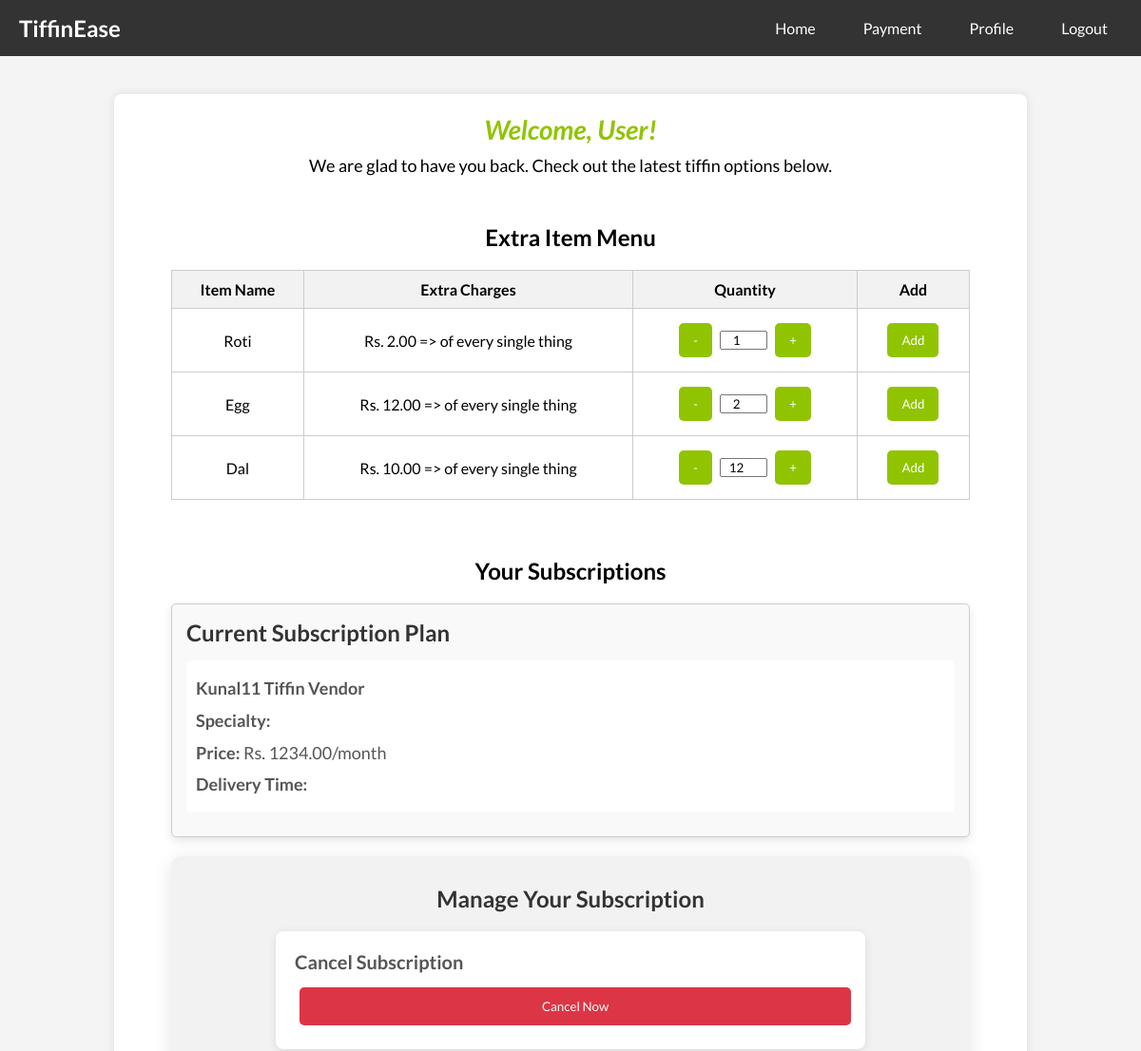
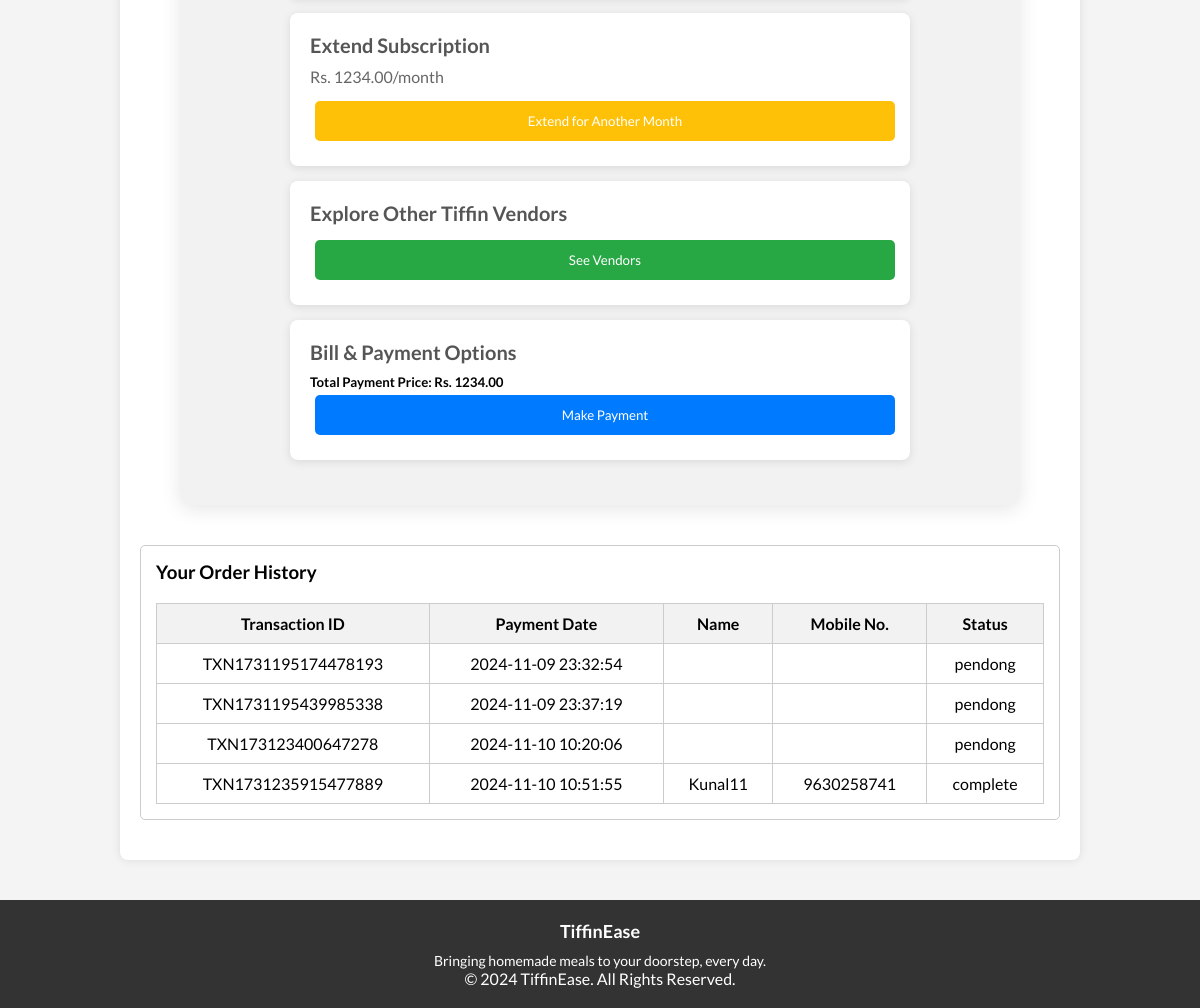
Screenshot of /customer.php?user_id=3 with the database file from the repository (2 pictures, top to bottom).
### tables this page shows
CREATE TABLE `menus` (
  `id` int(11) NOT NULL,
  `user_id` int(11) NOT NULL,
  `monthly_price` decimal(10,2) DEFAULT NULL,
  `item_name` varchar(255) DEFAULT NULL,
  `quantity` int(11) DEFAULT NULL,
  `price` decimal(10,2) DEFAULT NULL,
  `created_at` timestamp NOT NULL DEFAULT current_timestamp(),
  `specialtys` mediumtext NOT NULL,
  `delivery_time` mediumtext NOT NULL
);

CREATE TABLE `users` (
  `id` int(11) NOT NULL,
  `firstName` varchar(50) NOT NULL,
  `lastName` varchar(50) NOT NULL,
  `email` varchar(100) NOT NULL,
  `mobile` varchar(15) NOT NULL,
  `password` varchar(255) NOT NULL,
  `role` varchar(20) NOT NULL,
  `address` varchar(100) NOT NULL,
  `city` varchar(50) NOT NULL,
  `pincode` varchar(10) NOT NULL,
  `state` varchar(50) NOT NULL,
  `created_at` timestamp NOT NULL DEFAULT current_timestamp()
);

CREATE TABLE `payments` (
  `id` int(11) NOT NULL,
  `vendor_id` int(11) NOT NULL,
  `monthly_price` decimal(10,2) NOT NULL,
  `extra_amount` decimal(10,2) DEFAULT 0.00,
  `total_amount` decimal(10,2) NOT NULL,
  `transaction_id` varchar(50) NOT NULL,
  `payment_date` datetime NOT NULL,
  `status` varchar(20) DEFAULT 'pending',
  `user_id` int(11) NOT NULL,
  `email` varchar(255) NOT NULL,
  `firstName` varchar(255) NOT NULL,
  `mobile` varchar(20) NOT NULL
);

### customer.php (the view, shortened to what this page needs)
<?php
$servername = "localhost";
$username = "root";
$password = "";
$dbname = "tiffin_service";
$db = new mysqli($servername, $username, $password, $dbname);
if (isset($_GET['user_id'])) {
    $user_id = intval($_GET['user_id']);
} elseif (isset($_SESSION['selected_vendor'])) {
    $user_id = $_SESSION['selected_vendor'];
} else {
}
$query = "SELECT users.id AS user_id, users.firstName AS vendor_name, menus.monthly_price, menus.specialtys, menus.delivery_time, menus.item_name, menus.quantity, menus.price
          FROM menus
          JOIN users ON menus.user_id = users.id
          WHERE users.id = ?";
$stmt = $db->prepare($query);
$stmt->bind_param("i", $user_id);
$stmt->execute();
$result = $stmt->get_result();
$vendor = $result->fetch_assoc();
$menu_query = "SELECT item_name, quantity, price FROM menus WHERE user_id = ?";
$menu_stmt = $db->prepare($menu_query);
$menu_stmt->bind_param("i", $user_id);
$menu_stmt->execute();
$menu_result = $menu_stmt->get_result();
$payment_query = "SELECT transaction_id, payment_date, firstName, mobile, status FROM payments WHERE vendor_id = ?";
$payment_stmt = $db->prepare($payment_query);
$payment_stmt->bind_param("i", $user_id);
$payment_stmt->execute();
$payment_result = $payment_stmt->get_result();
?>
<!DOCTYPE html>
<html lang="en">
<head>
    <link rel="stylesheet" href="css/customer.css">
</head>
<body>
    <header>
        <div class="logo">
            <h1>TiffinEase</h1>
        </div>
        <nav>
            <ul>
                <li><a href="index.php">Home</a></li>
                <li><a href="customer-payment.html">Payment</a></li>
                <li><a href="customer-profile.php">Profile</a></li>
                <li><a href="logout.php">Logout</a></li>
            </ul>
        </nav>
    </header>
    <section class="dashboard">
        <div class="welcome-message">
            <h2 id="welcome-customer-name">Welcome,
                <?php echo isset($current_user['firstName']) ? htmlspecialchars($current_user['firstName']) : 'User'; ?>!
            </h2>
            <p>We are glad to have you back. Check out the latest tiffin options below.</p>
        </div>
        <section class="today-menu">
            <h2>Extra Item Menu</h2>
            <table>
                <thead>
                    <tr>
                        <th>Item Name</th>
                        <th>Extra Charges</th>
                        <th>Quantity</th>
                        <th>Add</th>
                    </tr>
                </thead>
                <tbody>
                    <?php while ($menu_item = $menu_result->fetch_assoc()): ?>
                        <tr>
                            <td><?php echo htmlspecialchars($menu_item['item_name']); ?></td>
                            <td>Rs. <?php echo htmlspecialchars($menu_item['price']); ?> => of every single thing</td>
                            <td>
                                <div class="quantity-controls">
                                    <button onclick="decreaseQuantity(this)">-</button>
                                    <input type="number" value="<?php echo htmlspecialchars($menu_item['quantity']); ?>"
                                        min="1" readonly>
                                    <button onclick="increaseQuantity(this)">+</button>
                                </div>
                            </td>
                            <td><button class="btn-add"
                                    onclick="addMenuItemPrice(<?php echo htmlspecialchars($menu_item['price']); ?>)">Add</button>
                            </td>
                        </tr>
                    <?php endwhile; ?>
                </tbody>
            </table>
        </section>
        <section class="subscriptions">
            <h2>Your Subscriptions</h2>
            <div class="subscription-overview">
                <h3>Current Subscription Plan</h3>
                <div class="plan-detail">
                    <?php if ($vendor): ?>
                        <p><strong><?php echo htmlspecialchars($vendor['vendor_name']); ?> Tiffin Vendor</strong></p>
                        <p><strong>Specialty:</strong> <?php echo htmlspecialchars($vendor['specialtys']); ?></p>
                        <p><strong>Price:</strong> Rs. <?php echo htmlspecialchars($vendor['monthly_price']); ?>/month</p>
                        <p><strong>Delivery Time:</strong> <?php echo htmlspecialchars($vendor['delivery_time']); ?></p>
                    <?php else: ?>
                        <p>Subscription Plan not selected.</p>
                    <?php endif; ?>
                </div>
            </div>
            <div class="manage-subscription">
                <h3>Manage Your Subscription</h3>
                <div class="subscription-card">
                    <h4>Cancel Subscription</h4>
                    <button class="btn-cancel" onclick="cancelSubscription()">Cancel Now</button>
                </div>
                <div class="subscription-card">
                    <h4>Extend Subscription</h4>
                    <?php if ($vendor): ?>
                        <p class="monthly-fee"> Rs. <?php echo htmlspecialchars($vendor['monthly_price']); ?>/month</p>
                    <?php else: ?>
                        <p>Vendor details not available.</p>
                    <?php endif; ?>
                    <button class="btn-extend"
                        onclick="extendSubscription(<?php echo htmlspecialchars($vendor['monthly_price']); ?>)">Extend
                        for Another
                        Month</button>
                </div>
                <div class="subscription-card">
                    <h4>Explore Other Tiffin Vendors</h4>
                    <button class="btn-explore" onclick="window.location.href='vendors.php';">See Vendors</button>
                </div>
                <div class="subscription-card">
                    <h4>Bill & Payment Options</h4>
                    <h5 id="total-monthly-price">Total Payment Price: Rs.
                        <?php echo htmlspecialchars($vendor['monthly_price']); ?>
                    </h5>
                    <button class="btn-payment"
                        onclick="proceedToPayment(<?php echo htmlspecialchars($vendor['user_id']); ?>, <?php echo htmlspecialchars($vendor['monthly_price']); ?>)">
                        Make Payment
                    </button>
                </div>
            </div>
        </section>
        <div class="order-history">
            <h3>Your Order History</h3>
            <table>
                <thead>
                    <tr>
                        <th>Transaction ID</th>
                        <th>Payment Date</th>
                        <th>Name</th>
                        <th>Mobile No.</th>
                        <th>Status</th>
                    </tr>
                </thead>
                <tbody>
                    <?php while ($payment = $payment_result->fetch_assoc()): ?>
                        <tr>
                            <td><?php echo htmlspecialchars($payment['transaction_id']); ?></td>
                            <td><?php echo htmlspecialchars($payment['payment_date']); ?></td>
                            <td><?php echo htmlspecialchars($payment['firstName']); ?></td>
                            <td><?php echo htmlspecialchars($payment['mobile']); ?></td>
                            <td><?php echo htmlspecialchars($payment['status']); ?></td>
                        </tr>
                    <?php endwhile; ?>
                </tbody>
            </table>
        </div>
    </section>
    <footer>
        <div class="footer-content">
            <h2>TiffinEase</h2>
            <p>Bringing homemade meals to your doorstep, every day.</p>
        </div>
        <p>&copy; 2024 TiffinEase. All Rights Reserved.</p>
    </footer>
</body>
</html>

### css/customer.css (style rules this page uses)
* { margin: 0; padding: 0; box-sizing: border-box; font-family: "Lato", sans-serif; }
body { background-color: #f4f4f4; }
header { background-color: #333; color: #fff; padding: 10px 0; display: flex; justify-content: space-between; align-items: center; padding: 15px 20px; }
.logo h1 { font-size: 24px; }
nav ul { list-style: none; display: flex; gap: 20px; }
nav ul li a { color: #fff; text-decoration: none; padding: 5px 15px; transition: background-color 0.3s ease; }
.dashboard { width: 80%; margin: 40px auto; background-color: #fff; padding: 20px; border-radius: 8px; box-shadow: 0 0 10px rgba(0, 0, 0, 0.1); }
.welcome-message { text-align: center; }
.welcome-message h2 { font-size: 28px; margin-bottom: 10px; color: #90c400; font-style: italic; }
.welcome-message p { font-size: 18px; margin-bottom: 30px; }
.today-menu { padding: 20px; background: #fff; margin: 20px; border-radius: 8px; }
.today-menu h2 { text-align: center; }
table { width: 100%; border-collapse: collapse; margin-top: 20px; }
table th, table td { border: 1px solid #ccc; padding: 10px; text-align: center; }
table th { background: #f2f2f2; }
input[type="number"] { width: 50px; text-align: center; }
button { padding: 5px 10px; background: #4CAF50; color: white; border: none; border-radius: 5px; cursor: pointer; }
.subscriptions { padding: 20px; background-color: #fff; border-radius: 8px; margin: 20px; }
.subscriptions h2 { text-align: center; margin-bottom: 20px; }
.subscription-overview { background-color: #f9f9f9; border: 2px solid #4CAF50; border-radius: 10px; padding: 20px; margin-bottom: 20px; box-shadow: 0 4px 10px rgba(0, 0, 0, 0.1); }
.subscription-overview h3 { font-size: 24px; color: #333; margin-bottom: 15px; }
.subscription-overview p { font-size: 18px; color: #555; line-height: 1.6; margin: 5px 0; }
.subscription-overview .plan-detail { background-color: #fff; padding: 10px; border-radius: 5px; margin: 10px 0; transition: background-color 0.3s; }
.manage-subscription { background-color: #f2f2f2; padding: 30px; border-radius: 10px; box-shadow: 0 4px 20px rgba(0, 0, 0, 0.1); margin-top: 20px; }
.manage-subscription h3 { text-align: center; margin-bottom: 20px; font-size: 24px; color: #333; }
.subscription-card { background-color: #fff; border-radius: 8px; padding: 20px; margin: 15px 80px; box-shadow: 0 2px 10px rgba(0, 0, 0, 0.1); }
.subscription-card h4 { font-size: 20px; margin-bottom: 10px; color: #555; }
.monthly-fee { font-size: 16px; color: #666; margin: 10px 0; }
.btn-cancel, .btn-extend, .btn-explore, .btn-payment { padding: 12px 20px; border: none; border-radius: 5px; cursor: pointer; transition: background-color 0.3s; width: 100%; }
.btn-cancel { background-color: #dc3545; color: white; }
.btn-extend { background-color: #ffc107; }
.btn-explore { background-color: #28a745; color: white; }
.btn-payment { background-color: #007bff; color: white; }
.subscription-overview, .subscription-management, .order-history { margin-bottom: 20px; padding: 15px; border: 1px solid #ccc; border-radius: 5px; }
button { background-color: #90c400; color: white; border: none; padding: 10px 15px; cursor: pointer; margin: 5px; }
footer { background-color: #333; color: #fff; text-align: center; padding: 20px; margin-top: 40px; }
.footer-content h2 { font-size: 18px; margin-bottom: 10px; }
.footer-content p { font-size: 14px; }

### rows the page displays
menus: item_name "Roti", price "2.00", quantity "1", monthly_price "1234.00"
menus: item_name "Egg", price "12.00", quantity "2"
menus: item_name "Dal", price "10.00", quantity "12"
users: firstName "Kunal11"
payments: transaction "TXN1731195174478193", payment_date "2024-11-09 23:32:54", status "pendong"
payments: transaction "TXN1731195439985338", payment_date "2024-11-09 23:37:19", status "pendong"
payments: transaction "TXN173123400647278", payment_date "2024-11-10 10:20:06", status "pendong"
payments: transaction "TXN1731235915477889", payment_date "2024-11-10 10:51:55", firstName "Kunal11", mobile "9630258741", status "complete"
